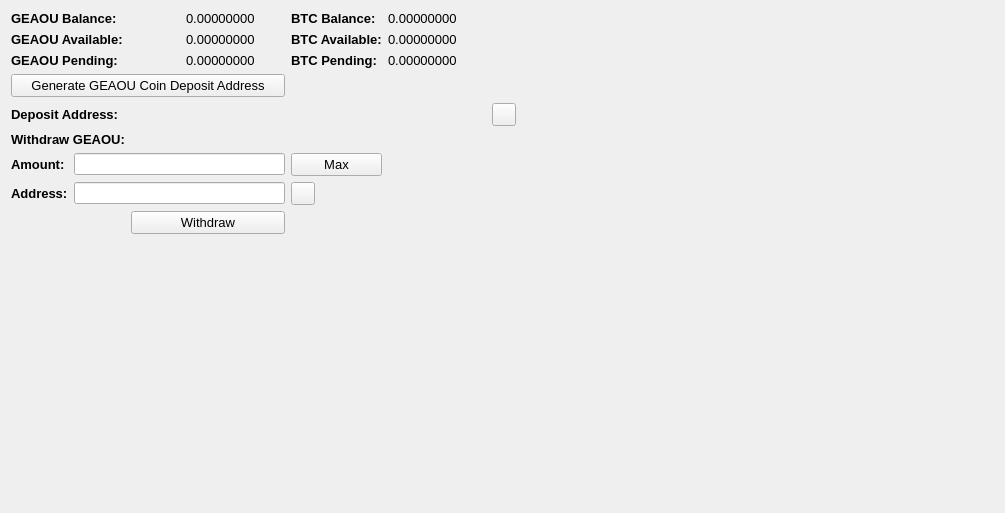
     <widget class="QWidget" name="BalanceTab">
      <attribute name="title">
       <string>Balance</string>
      </attribute>
      <layout class="QGridLayout" name="gridLayout_2">
       <item row="0" column="0" colspan="2">
        <widget class="QLabel" name="label_11">
         <property name="font">
          <font>
           <pointsize>10</pointsize>
           <weight>75</weight>
           <bold>true</bold>
          </font>
         </property>
         <property name="text">
          <string>GEAOU Balance:</string>
         </property>
        </widget>
       </item>
       <item row="0" column="3">
        <widget class="QLabel" name="GEAOUBalanceLabel">
         <property name="font">
          <font>
           <pointsize>10</pointsize>
          </font>
         </property>
         <property name="text">
          <string>0.00000000</string>
         </property>
         <property name="textInteractionFlags">
          <set>Qt::LinksAccessibleByMouse|Qt::TextSelectableByMouse</set>
         </property>
        </widget>
       </item>
       <item row="0" column="4">
        <widget class="QLabel" name="label_12">
         <property name="font">
          <font>
           <pointsize>10</pointsize>
           <weight>75</weight>
           <bold>true</bold>
          </font>
         </property>
         <property name="text">
          <string>BTC Balance:</string>
         </property>
        </widget>
       </item>
       <item row="0" column="5">
        <widget class="QLabel" name="BitcoinBalanceLabel">
         <property name="font">
          <font>
           <pointsize>10</pointsize>
          </font>
         </property>
         <property name="text">
          <string>0.00000000</string>
         </property>
         <property name="textInteractionFlags">
          <set>Qt::LinksAccessibleByMouse|Qt::TextSelectableByMouse</set>
         </property>
        </widget>
       </item>
       <item row="0" column="7" rowspan="10">
        <spacer name="horizontalSpacer_4">
         <property name="orientation">
          <enum>Qt::Horizontal</enum>
         </property>
         <property name="sizeHint" stdset="0">
          <size>
           <width>478</width>
           <height>488</height>
          </size>
         </property>
        </spacer>
       </item>
       <item row="1" column="0" colspan="2">
        <widget class="QLabel" name="label_13">
         <property name="font">
          <font>
           <pointsize>10</pointsize>
           <weight>75</weight>
           <bold>true</bold>
          </font>
         </property>
         <property name="text">
          <string>GEAOU Available:</string>
         </property>
        </widget>
       </item>
       <item row="1" column="3">
        <widget class="QLabel" name="GEAOUAvailableLabel_2">
         <property name="font">
          <font>
           <pointsize>10</pointsize>
          </font>
         </property>
         <property name="text">
          <string>0.00000000</string>
         </property>
         <property name="textInteractionFlags">
          <set>Qt::LinksAccessibleByMouse|Qt::TextSelectableByMouse</set>
         </property>
        </widget>
       </item>
       <item row="1" column="4">
        <widget class="QLabel" name="label_15">
         <property name="font">
          <font>
           <pointsize>10</pointsize>
           <weight>75</weight>
           <bold>true</bold>
          </font>
         </property>
         <property name="text">
          <string>BTC Available:</string>
         </property>
        </widget>
       </item>
       <item row="1" column="5">
        <widget class="QLabel" name="BitcoinAvailableLabel">
         <property name="font">
          <font>
           <pointsize>10</pointsize>
          </font>
         </property>
         <property name="text">
          <string>0.00000000</string>
         </property>
         <property name="textInteractionFlags">
          <set>Qt::LinksAccessibleByMouse|Qt::TextSelectableByMouse</set>
         </property>
        </widget>
       </item>
       <item row="2" column="0" colspan="2">
        <widget class="QLabel" name="label_14">
         <property name="font">
          <font>
           <pointsize>10</pointsize>
           <weight>75</weight>
           <bold>true</bold>
          </font>
         </property>
         <property name="text">
          <string>GEAOU Pending:</string>
         </property>
        </widget>
       </item>
       <item row="2" column="3">
        <widget class="QLabel" name="GEAOUPendingLabel">
         <property name="font">
          <font>
           <pointsize>10</pointsize>
          </font>
         </property>
         <property name="text">
          <string>0.00000000</string>
         </property>
         <property name="textInteractionFlags">
          <set>Qt::LinksAccessibleByMouse|Qt::TextSelectableByMouse</set>
         </property>
        </widget>
       </item>
       <item row="2" column="4">
        <widget class="QLabel" name="label_31">
         <property name="font">
          <font>
           <pointsize>10</pointsize>
           <weight>75</weight>
           <bold>true</bold>
          </font>
         </property>
         <property name="text">
          <string>BTC Pending:</string>
         </property>
        </widget>
       </item>
       <item row="2" column="5">
        <widget class="QLabel" name="BitcoinPendingLabel">
         <property name="font">
          <font>
           <pointsize>10</pointsize>
          </font>
         </property>
         <property name="text">
          <string>0.00000000</string>
         </property>
         <property name="textInteractionFlags">
          <set>Qt::LinksAccessibleByMouse|Qt::TextSelectableByMouse</set>
         </property>
        </widget>
       </item>
       <item row="3" column="0" colspan="4">
        <widget class="QPushButton" name="GenDepositBTN">
         <property name="font">
          <font>
           <pointsize>10</pointsize>
          </font>
         </property>
         <property name="text">
          <string>Generate GEAOU Coin Deposit Address</string>
         </property>
        </widget>
       </item>
       <item row="4" column="0" colspan="3">
        <widget class="QLabel" name="label_33">
         <property name="font">
          <font>
           <pointsize>10</pointsize>
           <weight>75</weight>
           <bold>true</bold>
          </font>
         </property>
         <property name="text">
          <string>Deposit Address:</string>
         </property>
        </widget>
       </item>
       <item row="4" column="3" colspan="3">
        <widget class="QLabel" name="DepositAddressLabel">
         <property name="minimumSize">
          <size>
           <width>300</width>
           <height>0</height>
          </size>
         </property>
         <property name="palette">
          <palette>
           <active>
            <colorrole role="WindowText">
             <brush brushstyle="SolidPattern">
              <color alpha="255">
               <red>0</red>
               <green>0</green>
               <blue>0</blue>
              </color>
             </brush>
            </colorrole>
            <colorrole role="Text">
             <brush brushstyle="SolidPattern">
              <color alpha="255">
               <red>0</red>
               <green>0</green>
               <blue>255</blue>
              </color>
             </brush>
            </colorrole>
           </active>
           <inactive>
            <colorrole role="WindowText">
             <brush brushstyle="SolidPattern">
              <color alpha="255">
               <red>0</red>
               <green>0</green>
               <blue>0</blue>
              </color>
             </brush>
            </colorrole>
            <colorrole role="Text">
             <brush brushstyle="SolidPattern">
              <color alpha="255">
               <red>0</red>
               <green>0</green>
               <blue>255</blue>
              </color>
             </brush>
            </colorrole>
           </inactive>
           <disabled>
            <colorrole role="WindowText">
             <brush brushstyle="SolidPattern">
              <color alpha="255">
               <red>120</red>
               <green>120</green>
               <blue>120</blue>
              </color>
             </brush>
            </colorrole>
            <colorrole role="Text">
             <brush brushstyle="SolidPattern">
              <color alpha="255">
               <red>120</red>
               <green>120</green>
               <blue>120</blue>
              </color>
             </brush>
            </colorrole>
           </disabled>
          </palette>
         </property>
         <property name="font">
          <font>
           <pointsize>10</pointsize>
           <weight>75</weight>
           <bold>true</bold>
          </font>
         </property>
         <property name="text">
          <string/>
         </property>
         <property name="alignment">
          <set>Qt::AlignRight|Qt::AlignTrailing|Qt::AlignVCenter</set>
         </property>
         <property name="textInteractionFlags">
          <set>Qt::LinksAccessibleByMouse|Qt::TextSelectableByKeyboard|Qt::TextSelectableByMouse</set>
         </property>
        </widget>
       </item>
       <item row="4" column="6">
        <widget class="QToolButton" name="DepositCopyButton">
         <property name="toolTip">
          <string>Copy to clipboard</string>
         </property>
         <property name="text">
          <string/>
         </property>
         <property name="icon">
          <iconset resource="../bitcoin.qrc">
           <normaloff>:/icons/editcopy</normaloff>:/icons/editcopy</iconset>
         </property>
         <property name="shortcut">
          <string>Alt+P</string>
         </property>
        </widget>
       </item>
       <item row="5" column="0" colspan="2">
        <widget class="QLabel" name="label_34">
         <property name="font">
          <font>
           <pointsize>10</pointsize>
           <weight>75</weight>
           <bold>true</bold>
          </font>
         </property>
         <property name="text">
          <string>Withdraw GEAOU:</string>
         </property>
        </widget>
       </item>
       <item row="6" column="0">
        <widget class="QLabel" name="label_26">
         <property name="font">
          <font>
           <pointsize>10</pointsize>
           <weight>75</weight>
           <bold>true</bold>
          </font>
         </property>
         <property name="text">
          <string>Amount:</string>
         </property>
        </widget>
       </item>
       <item row="6" column="1" colspan="3">
        <widget class="QLineEdit" name="WithdrawUnitsInput">
         <property name="font">
          <font>
           <pointsize>9</pointsize>
           <weight>75</weight>
           <bold>true</bold>
          </font>
         </property>
         <property name="text">
          <string/>
         </property>
        </widget>
       </item>
       <item row="6" column="4">
        <widget class="QPushButton" name="Withdraw_Max_Amount">
         <property name="font">
          <font>
           <pointsize>10</pointsize>
          </font>
         </property>
         <property name="text">
          <string>Max</string>
         </property>
        </widget>
       </item>
       <item row="7" column="0">
        <widget class="QLabel" name="label_10">
         <property name="font">
          <font>
           <pointsize>10</pointsize>
           <weight>75</weight>
           <bold>true</bold>
          </font>
         </property>
         <property name="text">
          <string>Address:</string>
         </property>
        </widget>
       </item>
       <item row="7" column="1" colspan="3">
        <widget class="QLineEdit" name="WithdrawAddress">
         <property name="font">
          <font>
           <pointsize>9</pointsize>
           <weight>75</weight>
           <bold>true</bold>
          </font>
         </property>
        </widget>
       </item>
       <item row="7" column="4">
        <widget class="QToolButton" name="WithdrawPasteButton">
         <property name="toolTip">
          <string>Paste from clipboard</string>
         </property>
         <property name="text">
          <string/>
         </property>
         <property name="icon">
          <iconset resource="../bitcoin.qrc">
           <normaloff>:/icons/editpaste</normaloff>:/icons/editpaste</iconset>
         </property>
         <property name="shortcut">
          <string>Alt+P</string>
         </property>
        </widget>
       </item>
       <item row="8" column="2" colspan="2">
        <widget class="QPushButton" name="WithdrawUnitsBtn">
         <property name="font">
          <font>
           <pointsize>10</pointsize>
          </font>
         </property>
         <property name="text">
          <string>Withdraw</string>
         </property>
        </widget>
       </item>
       <item row="9" column="0" colspan="6">
        <spacer name="verticalSpacer">
         <property name="orientation">
          <enum>Qt::Vertical</enum>
         </property>
         <property name="sizeHint" stdset="0">
          <size>
           <width>428</width>
           <height>262</height>
          </size>
         </property>
        </spacer>
       </item>
      </layout>
      <zorder>label_31</zorder>
      <zorder>label_15</zorder>
      <zorder>label_12</zorder>
      <zorder>label_14</zorder>
      <zorder>label_13</zorder>
      <zorder>label_11</zorder>
      <zorder>BitcoinBalanceLabel</zorder>
      <zorder>GEAOUBalanceLabel</zorder>
      <zorder>GEAOUAvailableLabel_2</zorder>
      <zorder>GEAOUPendingLabel</zorder>
      <zorder>BitcoinAvailableLabel</zorder>
      <zorder>BitcoinPendingLabel</zorder>
      <zorder>label_33</zorder>
      <zorder>GenDepositBTN</zorder>
      <zorder>DepositAddressLabel</zorder>
      <zorder>Withdraw_Max_Amount</zorder>
      <zorder>label_34</zorder>
      <zorder>WithdrawUnitsInput</zorder>
      <zorder>label_10</zorder>
      <zorder>label_26</zorder>
      <zorder>WithdrawAddress</zorder>
      <zorder>WithdrawUnitsBtn</zorder>
      <zorder>horizontalSpacer_4</zorder>
      <zorder>verticalSpacer</zorder>
      <zorder>WithdrawPasteButton</zorder>
      <zorder>DepositCopyButton</zorder>
     </widget>
